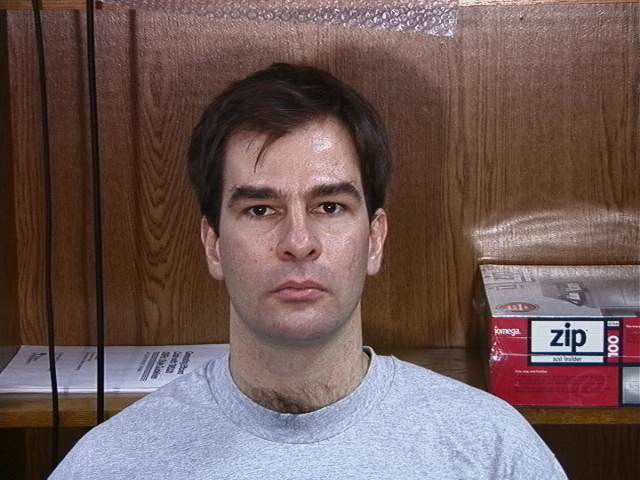
#> input picture PIB/Prj1/Dataset/face4.jpg, 640 x 480 px, found by its file name
$ python Exercice2.py
#> lines starting #> are read from the running program, lines starting #| are printed output that depends on the picture; after the words box and inside, x2 and y2 are one past the last pixel; in counts of white or black regions, pixels touching at a corner belong together
# import the necessary packages
import numpy as np
import cv2

#FALTA TESTAR COM MAIS IMAGENS!!


def and_operation(image1,image2):
    resultAND = cv2.bitwise_and(image1, image2)
    cv2.imshow("Result_AND", resultAND)
    cv2.waitKey(0)
    cv2.destroyAllWindows()


def or_operation(image1,image2):
    resultOR = cv2.bitwise_or(image1, image2)
    cv2.imshow('Result_OR',resultOR)
    cv2.waitKey(0)
    cv2.destroyAllWindows()


image1 = cv2.imread('face4.jpg')
#> image1 is the input picture: shape (480, 640, 3); mean B, G, R 87.9, 90, 111.1
image2 = cv2.imread('face5.jpg')
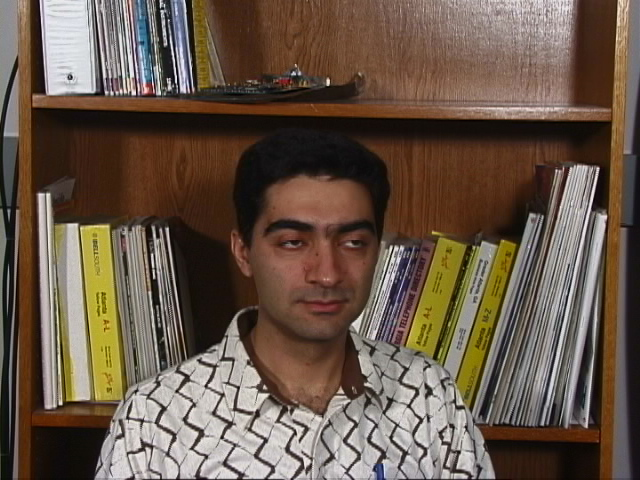
#> input picture PIB/Prj1/Dataset/face5.jpg, 640 x 480 px, found by its file name
#> image2 is the input picture: shape (480, 640, 3); mean B, G, R 73.2, 87.4, 104.5
image3 = cv2.imread('face6.jpg')
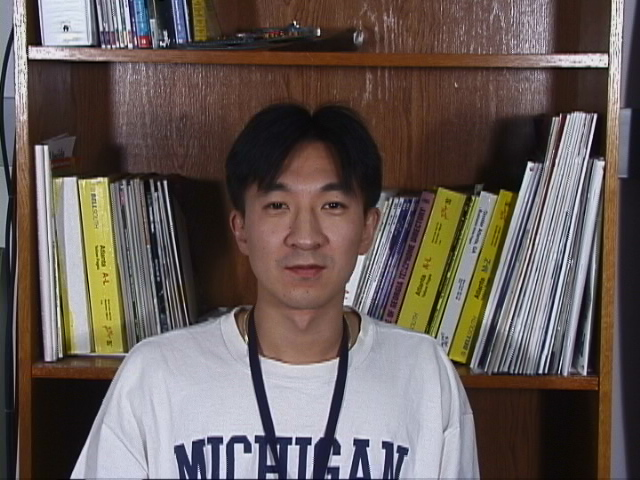
#> input picture PIB/Prj1/Dataset/face6.jpg, 640 x 480 px, found by its file name
#> image3 is the input picture: shape (480, 640, 3); mean B, G, R 87.9, 91.7, 102.9

rectangle = np.zeros((300, 300), dtype="uint8")
cv2.rectangle(rectangle, (25, 25), (275, 275), 255, -1)
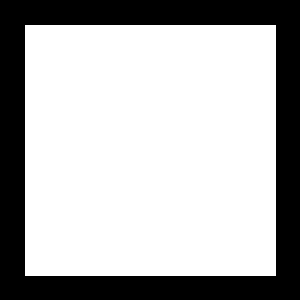
#> rectangle: shape (300, 300); 70% white; 1 black region, box (x1, y1, x2, y2) and area: (0, 0, 300, 300) 26999

circle = np.zeros((300, 300), dtype = "uint8")
cv2.circle(circle, (150, 150), 150, 255, -1)
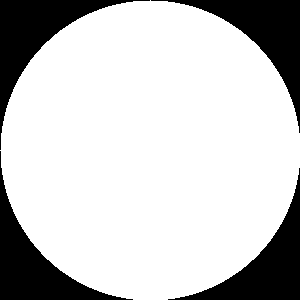
#> circle: shape (300, 300); 78.5% white; 4 black regions, box (x1, y1, x2, y2) and area: (0, 0, 150, 150) 4980, (151, 0, 300, 133) 4830, (0, 151, 133, 300) 4830, (168, 168, 300, 300) 4681


and_operation(image1, image2)
#> in and_operation, `resultAND = cv2.bitwise_and(image1, image2)`:
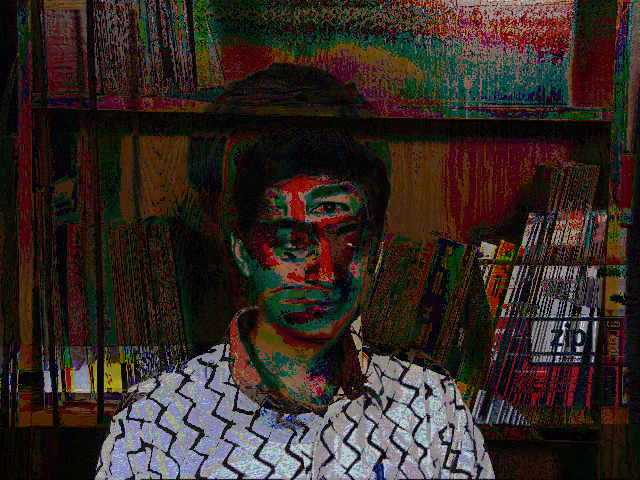
#> resultAND: shape (480, 640, 3); mean B, G, R 36.4, 41.3, 52.1
or_operation(image1, image2)
#> in or_operation, `resultOR = cv2.bitwise_or(image1, image2)`:
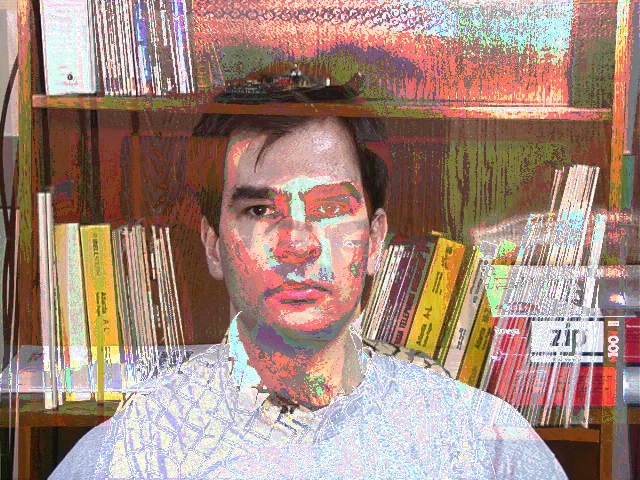
#> resultOR: shape (480, 640, 3); mean B, G, R 124.7, 136.1, 163.5
